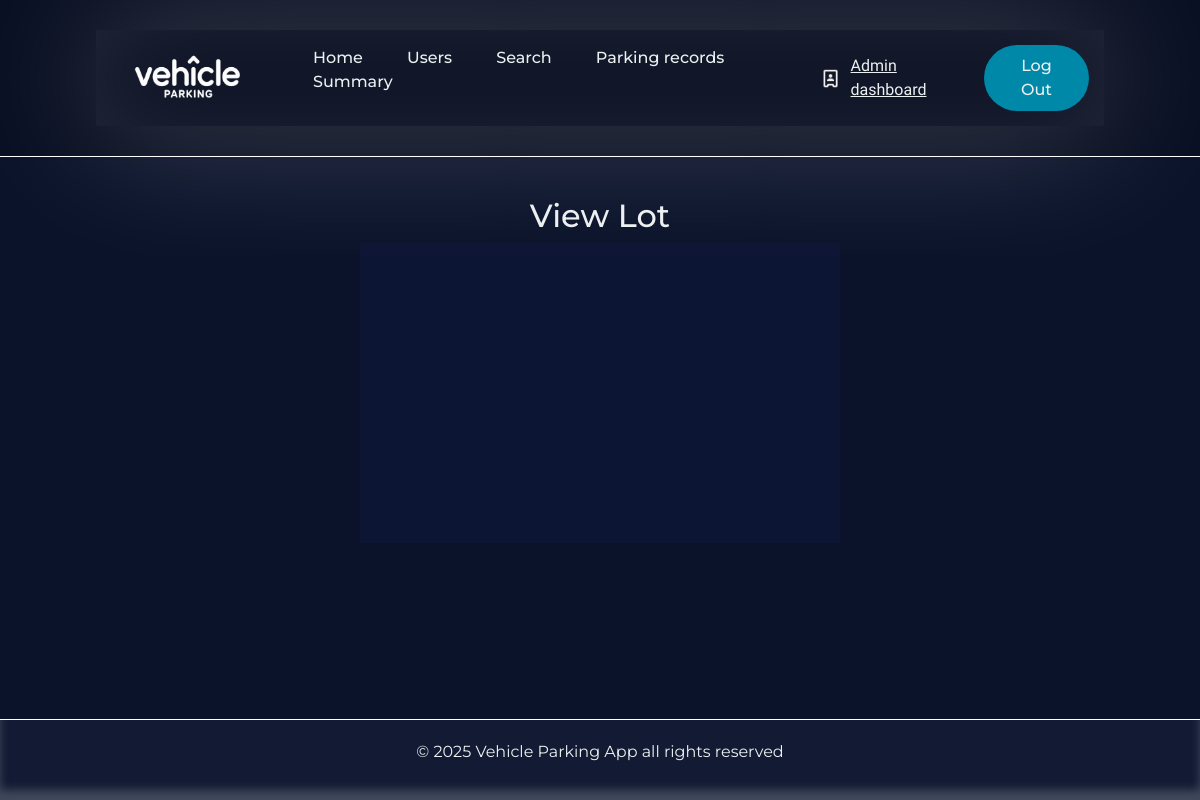
/view-parking-lot/6, run on an earlier commit of the app's database.
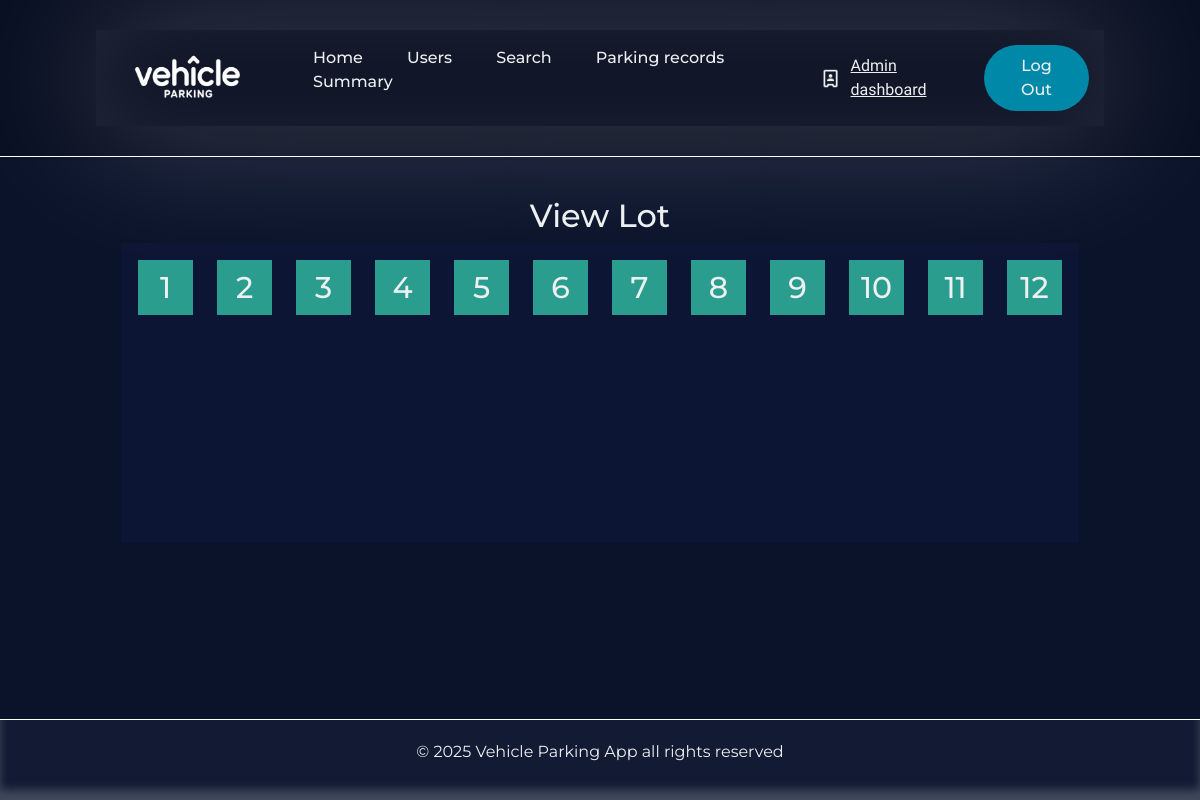
And on a later commit of the database.
### Application/models.py (models this page shows)
class Parkingspots(db.Model):
    __tablename__='parking_spots'
    id=db.Column(db.Integer,primary_key=True)
    lot_id=db.Column(db.Integer,db.ForeignKey('parking_lot.id'),nullable=False)
    spot_number=db.Column(db.Integer,nullable=False)
    status=db.Column(db.String(20),default='Available',nullable=False) # A= Available,O=Occupied
    record=db.relationship('Parkingrecords',backref='spot',lazy=True)

### Application/controllers.py (the view)
@app.route('/view-parking-lot/<int:lot_id>',methods=['GET','POST'])
def view_lot(lot_id):
    parking_spots=Parkingspots.query.filter_by(lot_id=lot_id).all()
    return render_template('view_parkinglot.html',parking_spots=parking_spots)

### templates/view_parkinglot.html (shortened to what this page needs)
{% extends 'admin_base.html' %}
{% block content %}
<div class="view-container">
            <div class="view-lot-heading">
                <h2> View Lot </h2>
            </div>
            <div class="view-parking-lot">
            {% for spots in parking_spots %}
                {% if spots.status=='A' %}
                    <a href="/view-parking-spot/Available/{{spots.id}}">
                        <div class="parking-spots-available">
                            {{spots.spot_number}}
                        </div>
                    </a>
                {% else %}
                    <a href="/view-parking-spot/Occupied/{{spots.id}}">
                        <div class="parking-spots-occupied">
                            {{spots.spot_number}}
                        </div>
                    </a>
                {% endif %}
            {% endfor %}
            </div>
</div>
{% endblock %}

### templates/admin_base.html (shortened to what this page needs)
<!DOCTYPE html>
<html lang="en">
  <head>
    <link
      href="https://cdn.jsdelivr.net/npm/bootstrap@5.3.3/dist/css/bootstrap.min.css"
      rel="stylesheet"
    />
    <link rel="stylesheet" href="/static/style.css" />
  </head>
  <body>
    <div class="main_page">
      <header class="header_section">
        <div class="header_canvas">
          <img
            class="logo"
            src="/static/Vehicle parking app logo.png"
            alt="logo"
            height="50px"
            width="150px"
          />
          <nav>
            <ul class="nav__links">
              <li><a href="/">Home</a></li>
              <li><a href="{{url_for('user_details')}}">Users</a></li>
              <li><a href="#">Search</a></li>
              <li><a href="{{url_for('parking_records')}}">Parking records</a></li>
              <li><a href="{{url_for('admin_summary')}}">Summary</a></li>
            </ul>
          </nav>
          <div class="nav_side_buttons">
            <img id="user_icon" src="/static/admin_icon.png" alt="" />
            <a href="{{url_for('admin_dash')}}"><span id="header_signature">Admin dashboard </span></a>
            <a class="header_logout_button" href="{{url_for('logout')}}"
              ><button>Log Out</button></a
            >
          </div>
        </div>
      </header>
      <main class="main_section">{% block content %} {% endblock %}</main>
      <footer class="footer_section">
        <p>&copy; 2025 Vehicle Parking App all rights reserved</p>
      </footer>
    </div>
  </body>
</html>

### static/style.css (style rules this page uses)
* { box-sizing: border-box; margin: 0; padding: 0; font-family: "Montserrat",sans-serif; }
html,body { height: 100%; background-color: #0b132b; color: #edf0f1; }
.main_page { display: flex; flex-direction: column; min-height: 100vh; }
.header_section { padding: 30px 8%; border-bottom: 1px solid white; background-color: #090f22; }
.header_canvas { padding: 15px; display: flex; justify-content: space-between; align-items: center; box-shadow: inset 0 0 100px rgba(255, 255, 255, 0.11), 0 0 150px rgba(255, 255, 255, 0.25); }
li,a,button { font-weight: 500; font-size: 16px; color: inherit; text-decoration: none; }
.logo { cursor: pointer; }
.nav__links { list-style: none; }
.nav__links li { display: inline-block; padding: 0px 20px; }
.nav__links li a { transition: all 0.3s ease 0s; }
.nav_side_buttons { display: flex; align-items: center; gap: 10px; }
.nav_side_buttons button { padding: 9px 25px; background-color: rgba(0, 136, 169, 1); border: none; border-radius: 50px; cursor: pointer; transition: all 0.3s ease 0s; }
#user_icon { height: 21px; }
#header_signature { margin-right: 10px; font-family: "Delius Swash Caps"; text-decoration: underline; font-size:medium; }
.main_section { flex: 1; padding: 20px 10%; }
.footer_section { background-color: #121b33; padding: 20px 10%; text-align: center; color: #edf0f1; border-top: 1px solid white; box-shadow: inset 0 -10px 10px rgba(255, 255, 255, 0.2); }
.view-container { height: auto; display: flex; flex-direction: column; align-items: center; min-height: 300px; margin-top: 20px; }
.view-parking-lot { background-color: rgba(16, 24, 63, 0.445); min-width: 50%; height: auto; display: flex; min-height: 300px; flex-wrap: wrap; gap: 10px; align-content: flex-start; padding: 10px; max-width: 1200px; }
.parking-spots-available { height: 55px; width: 55px; background-color: #2a9d8f ; margin: 7px; display: flex; justify-content: center; align-items: center; font-size: 30px; }

What changed in the data, as far as the page shows it:
now on this page (row edited): Parkingspots: spot_number "1"
added Parkingspots: spot_number "2"
added Parkingspots: spot_number "3"
added Parkingspots: spot_number "4"
added Parkingspots: spot_number "5"
added Parkingspots: spot_number "6"
added Parkingspots: spot_number "7"
added Parkingspots: spot_number "8"
added Parkingspots: spot_number "9"
added Parkingspots: spot_number "10"
added Parkingspots: spot_number "11"
added Parkingspots: spot_number "12"
